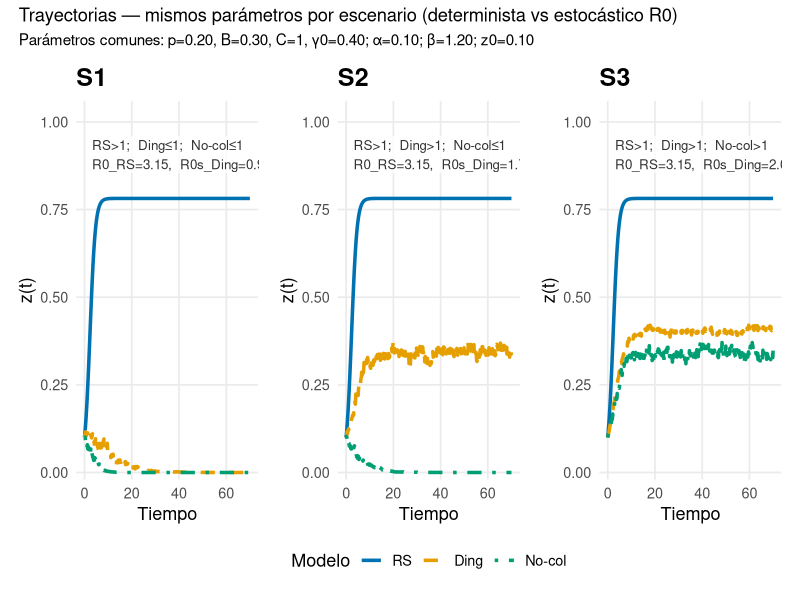

Write the R code that produced this figure.
# ========== Determinista vs Estocástico (R0) — mismos parámetros por escenario ==========
# Se deben cargar los siguientes paquetes
pkgs <- c("ggplot2","patchwork","dplyr","scales","rlang")
for(p in pkgs) if(!requireNamespace(p, quietly=TRUE)) install.packages(p)
library(ggplot2); library(patchwork); library(dplyr); library(scales); library(rlang)
set.seed(2025)

# Este segmento de código lo usamos para el panel
pal <- c(negro="#000000", azul="#0072B2", naranja="#E69F00", verde="#009E73",
         cereza="#D55E00", purp="#CC79A7", cielo="#56B4E9", amar="#F0E442", gris="#999999")
tema_q1 <- function(){
  theme_minimal(base_size=13) +
    theme(panel.grid.minor=element_blank(),
          plot.title=element_text(face="bold", size=18),
          plot.subtitle=element_text(size=11, margin=margin(b=6)),
          legend.position="bottom", legend.box="horizontal",
          plot.margin=margin(t=8,r=8,b=8,l=8))
}

#Se definen los números reproductivos y funciones de deriva/difusión
R0_RS    <- function(p,B,C,beta,alpha)               (p*B + beta*C)/(alpha + B)                                    # Roberts–Saha (det.)
R0s_Ding <- function(p,B,C,beta0,alpha,gamma0,rho)   ((p-1)*B + (beta0*C - alpha))/gamma0 - (rho^2*C^2)/(2*gamma0) # Ding–Xu–Hu
R0s_NoC  <- function(p,B,C,beta0,alpha,gamma0,rho,s) ((p-1)*B + (beta0*C - alpha))/gamma0 - ((rho^2*C^2+s^2)/(2*gamma0)) # No colineal

F_drift <- function(z,p,B,C,beta0,alpha,gamma0, ...){
  A <- (p-1)*B - gamma0 + (beta0*C - alpha); D <- (beta0*C - alpha)
  A*z - D*z^2
}
G_ding  <- function(z,C,rho, ...)        rho*C*(1-z)*z
G_nocol <- function(z,C,rho,sigma, ...)  { a <- (rho^2)*(C^2); b <- sigma^2; z*sqrt(a*(1-z)^2 + b) }

#  Euler–Maruyama y Euler determinista
em_sim <- function(z0,Tmax,dt,F_fun,G_fun,pars,K=1){
  n <- as.integer(Tmax/dt); t <- seq(0,Tmax,by=dt)
  out <- matrix(NA_real_, n+1, K); out[1,] <- z0
  for(k in 1:K){
    z <- z0
    for(i in 1:n){
      dW <- rnorm(1,0,sqrt(dt))
      z  <- z + rlang::exec(F_fun, z, !!!pars)*dt + rlang::exec(G_fun, z, !!!pars)*dW
      z  <- pmax(0, pmin(1, z))
      out[i+1,k] <- z
    }
  }
  attr(out,"time") <- t; out
}
ode_RS <- function(z0,Tmax,dt,p,B,C,beta,alpha){
  n <- as.integer(Tmax/dt); t <- seq(0,Tmax,by=dt); z <- numeric(n+1); z[1] <- z0
  for(i in 1:n){
    dz <- ( (p-1)*B*z[i] + (beta*C - alpha)*(1-z[i])*z[i] )*dt
    z[i+1] <- pmax(0, pmin(1, z[i] + dz))
  }
  m <- matrix(z, ncol=1); attr(m,"time") <- t; m
}

#  Escalas y leyenda
model_levels <- c("RS","Ding","No-col")
model_cols   <- c("RS"=pal["azul"], "Ding"=pal["naranja"], "No-col"=pal["verde"])
model_lty    <- c("RS"="solid",     "Ding"="dashed",       "No-col"="dotdash")

# Parámetros comunes en los tres modelos dentro de cada escenario
base <- list(p=.20, B=.30, C=1, alpha=.10, beta0=1.20, gamma0=.40, z0=.10, Tmax=70, dt=.1, Nmc=250)

# Escenarios: solo cambian (rho, sigma) para comparar extinción/persistencia entre modelos
S1 <- modifyList(base, list(rho=1.00, sigma=0.60))  # RS>1; Ding<=1; No-col<=1
S2 <- modifyList(base, list(rho=0.60, sigma=0.80))  # RS>1; Ding>1;  No-col<=1
S3 <- modifyList(base, list(rho=0.30, sigma=0.30))  # RS>1; Ding>1;  No-col>1

fmt <- function(x) sprintf("%.2f", x)

# --- Panel: tres modelos (líneas) + bandas IQR para los dos estocásticos
make_panel <- function(sc, tag){
  # RS determinista
  Z_RS <- ode_RS(sc$z0, sc$Tmax, sc$dt, sc$p, sc$B, sc$C, sc$beta0, sc$alpha)
  t    <- attr(Z_RS,"time")
  # Estocásticos (mediana e IQR)
  parsD <- list(p=sc$p,B=sc$B,C=sc$C,beta0=sc$beta0,alpha=sc$alpha,gamma0=sc$gamma0,rho=sc$rho)
  parsN <- list(p=sc$p,B=sc$B,C=sc$C,beta0=sc$beta0,alpha=sc$alpha,gamma0=sc$gamma0,rho=sc$rho,sigma=sc$sigma)
  M_D  <- em_sim(sc$z0, sc$Tmax, sc$dt, F_drift, G_ding,  parsD, K=sc$Nmc)
  M_NC <- em_sim(sc$z0, sc$Tmax, sc$dt, F_drift, G_nocol, parsN, K=sc$Nmc)
  med_D  <- apply(M_D,1,median); q25_D <- apply(M_D,1,quantile,.25); q75_D <- apply(M_D,1,quantile,.75)
  med_NC <- apply(M_NC,1,median); q25_NC<- apply(M_NC,1,quantile,.25); q75_NC<- apply(M_NC,1,quantile,.75)
  
  # R0’s 
  rRS <- R0_RS(sc$p,sc$B,sc$C,sc$beta0,sc$alpha)
  rD  <- R0s_Ding(sc$p,sc$B,sc$C,sc$beta0,sc$alpha,sc$gamma0,sc$rho)
  rNC <- R0s_NoC(sc$p,sc$B,sc$C,sc$beta0,sc$alpha,sc$gamma0,sc$rho,sc$sigma)
  
  # Datos 
  df <- rbind(
    data.frame(time=t, z=as.vector(Z_RS[,1]), modelo="RS"),
    data.frame(time=t, z=med_D,                modelo="Ding"),
    data.frame(time=t, z=med_NC,               modelo="No-col")
  )
  df$modelo <- factor(df$modelo, levels=model_levels)
  
  # Etiqueta por panel
  lbl <- sprintf("RS%s1;  Ding%s1;  No-col%s1\nR0_RS=%s,  R0s_Ding=%s,  R0s=%s",
                 ifelse(rRS>1,">","≤"), ifelse(rD>1,">","≤"), ifelse(rNC>1,">","≤"),
                 fmt(rRS), fmt(rD), fmt(rNC))
  
  ggplot(df, aes(time, z, color=modelo, linetype=modelo)) +
    geom_ribbon(aes(x=time, ymin=q25_D, ymax=q75_D),
                data=data.frame(time=t, q25_D=q25_D, q75_D=q75_D),
                inherit.aes=FALSE, fill=scales::alpha(model_cols["Ding"], .18)) +
    geom_ribbon(aes(x=time, ymin=q25_NC, ymax=q75_NC),
                data=data.frame(time=t, q25_NC=q25_NC, q75_NC=q75_NC),
                inherit.aes=FALSE, fill=scales::alpha(model_cols["No-col"], .14)) +
    geom_line(linewidth=1.2) +
    coord_cartesian(xlim=c(0, sc$Tmax), ylim=c(0,1)) +
    scale_y_continuous(expand=expansion(mult=c(0.02,0.06))) +
    annotate("label", x=0.02*sc$Tmax, y=.96, label=lbl, hjust=0, vjust=1,
             size=3.4, label.size=0, fill=scales::alpha("white",0.75), color="grey20") +
    labs(title=tag, x="Tiempo", y="z(t)") +
    tema_q1()
}

# --- Construcción de paneles y figura final 
p1 <- make_panel(S1,"S1")
p2 <- make_panel(S2,"S2")
p3 <- make_panel(S3,"S3")

fig <- (p1 | p2 | p3) +
  plot_layout(guides = "collect") +
  plot_annotation(
    title   = "Trayectorias — mismos parámetros por escenario (determinista vs estocástico R0)",
    subtitle= sprintf("Parámetros comunes: p=%.2f, B=%.2f, C=%d, γ0=%.2f; α=%.2f; β=%.2f; z0=%.2f",
                      base$p, base$B, base$C, base$gamma0, base$alpha, base$beta0, base$z0)
  ) &
  scale_color_manual(values = setNames(unname(model_cols), model_levels),
                     limits = model_levels, drop = FALSE, name = "Modelo") &
  scale_linetype_manual(values = setNames(unname(model_lty), model_levels),
                        limits = model_levels, drop = FALSE, name = "Modelo") &
  theme(legend.position = "bottom")

# Mostrar en pantalla
fig
